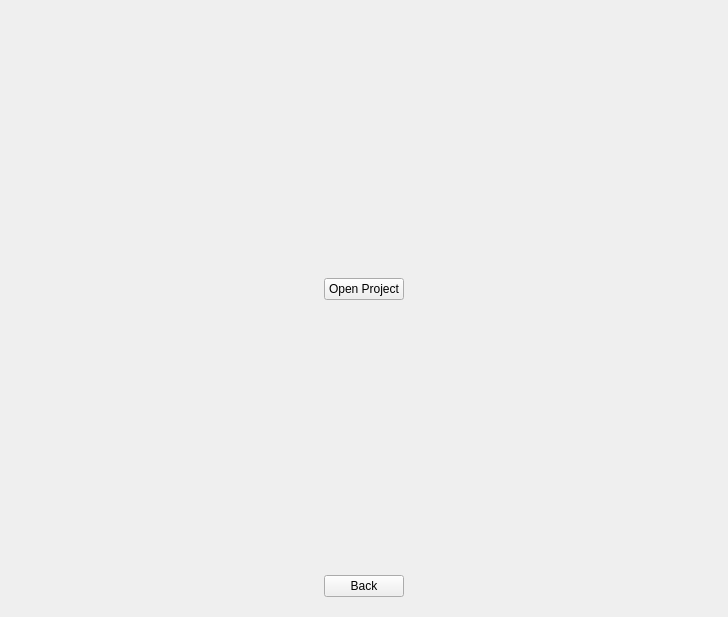
<?xml version="1.0" encoding="UTF-8"?>
<ui version="4.0">
 <class>CSceneSelectionScreen</class>
 <widget class="QWidget" name="CSceneSelectionScreen">
  <property name="geometry">
   <rect>
    <x>0</x>
    <y>0</y>
    <width>728</width>
    <height>617</height>
   </rect>
  </property>
  <property name="windowTitle">
   <string>Form</string>
  </property>
  <layout class="QGridLayout" name="gridLayout_2">
   <item row="1" column="1">
    <widget class="QWidget" name="widget" native="true">
     <layout class="QGridLayout" name="gridLayout">
      <item row="0" column="0" colspan="3">
       <widget class="CProjectCardSelectionWidget" name="pProjectCardSelectionWidget" native="true"/>
      </item>
      <item row="1" column="0">
       <spacer name="horizontalSpacer_6">
        <property name="orientation">
         <enum>Qt::Horizontal</enum>
        </property>
        <property name="sizeHint" stdset="0">
         <size>
          <width>142</width>
          <height>20</height>
         </size>
        </property>
       </spacer>
      </item>
      <item row="1" column="1">
       <widget class="QPushButton" name="pOpenExistingProjectButton">
        <property name="text">
         <string>Open Project</string>
        </property>
       </widget>
      </item>
      <item row="1" column="2">
       <spacer name="horizontalSpacer_5">
        <property name="orientation">
         <enum>Qt::Horizontal</enum>
        </property>
        <property name="sizeHint" stdset="0">
         <size>
          <width>142</width>
          <height>20</height>
         </size>
        </property>
       </spacer>
      </item>
     </layout>
    </widget>
   </item>
   <item row="2" column="1">
    <spacer name="verticalSpacer">
     <property name="orientation">
      <enum>Qt::Vertical</enum>
     </property>
     <property name="sizeHint" stdset="0">
      <size>
       <width>167</width>
       <height>240</height>
      </size>
     </property>
    </spacer>
   </item>
   <item row="0" column="1">
    <spacer name="verticalSpacer_2">
     <property name="orientation">
      <enum>Qt::Vertical</enum>
     </property>
     <property name="sizeHint" stdset="0">
      <size>
       <width>20</width>
       <height>40</height>
      </size>
     </property>
    </spacer>
   </item>
   <item row="1" column="0">
    <spacer name="horizontalSpacer">
     <property name="orientation">
      <enum>Qt::Horizontal</enum>
     </property>
     <property name="sizeHint" stdset="0">
      <size>
       <width>40</width>
       <height>20</height>
      </size>
     </property>
    </spacer>
   </item>
   <item row="1" column="2">
    <spacer name="horizontalSpacer_2">
     <property name="orientation">
      <enum>Qt::Horizontal</enum>
     </property>
     <property name="sizeHint" stdset="0">
      <size>
       <width>40</width>
       <height>20</height>
      </size>
     </property>
    </spacer>
   </item>
   <item row="3" column="0" colspan="3">
    <widget class="QWidget" name="widget_3" native="true">
     <layout class="QHBoxLayout" name="horizontalLayout">
      <item>
       <spacer name="horizontalSpacer_7">
        <property name="orientation">
         <enum>Qt::Horizontal</enum>
        </property>
        <property name="sizeHint" stdset="0">
         <size>
          <width>40</width>
          <height>20</height>
         </size>
        </property>
       </spacer>
      </item>
      <item>
       <widget class="QPushButton" name="pCancelButton">
        <property name="text">
         <string>Back</string>
        </property>
       </widget>
      </item>
      <item>
       <spacer name="horizontalSpacer_8">
        <property name="orientation">
         <enum>Qt::Horizontal</enum>
        </property>
        <property name="sizeHint" stdset="0">
         <size>
          <width>40</width>
          <height>20</height>
         </size>
        </property>
       </spacer>
      </item>
     </layout>
    </widget>
   </item>
  </layout>
 </widget>
 <customwidgets>
  <customwidget>
   <class>CProjectCardSelectionWidget</class>
   <extends>QWidget</extends>
   <header>Scenes/ProjectCardSelectionWidget.h</header>
   <container>1</container>
  </customwidget>
 </customwidgets>
 <resources/>
 <connections/>
</ui>
